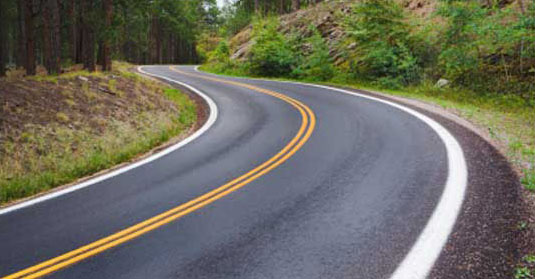
#> input picture samples/roads/road_1.jpg, 535 x 279 px
$ python color_selection.py
#> lines starting #> are read from the running program, lines starting #| are printed output that depends on the picture; after the words box and inside, x2 and y2 are one past the last pixel; in counts of white or black regions, pixels touching at a corner belong together
# Inspired by Self-Driving-Car Nano Degree from Udacity

import os
import matplotlib.pyplot as plt
import matplotlib.image as mpimg
import numpy as np

image_path = os.path.join(os.getcwd(), "../../samples/roads/road_1.jpg")

if not os.path.exists(image_path):
    print("Image does not exist!")
    exit()

image = mpimg.imread(image_path)
#> image is the input picture: shape (279, 535, 3); mean R, G, B 108.8, 107.9, 94.6

ysize = image.shape[0]
#> ysize = 279
xsize = image.shape[1]
#> xsize = 535

# Note: always make a copy rather than simply using "="
color_select = np.copy(image)

red_threshold = 200
green_threshold = 200
blue_threshold = 200
rgb_threshold = [red_threshold, green_threshold, blue_threshold]

thresholds = (image[:, :, 0] < rgb_threshold[0]) \
             | (image[:, :, 1] < rgb_threshold[1]) \
             | (image[:, :, 2] < rgb_threshold[2])
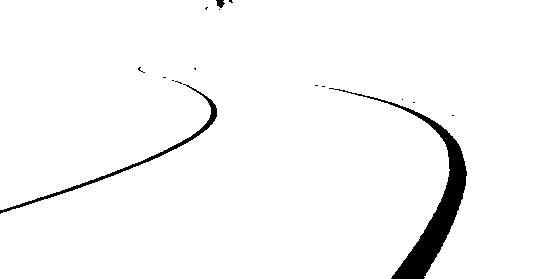
#> thresholds: shape (279, 535) bool; 96.9% white; 16 black regions (13 under 20 px), largest, box (x1, y1, x2, y2) and area: (329, 88, 467, 279) 3584, (0, 84, 217, 214) 959, (216, 0, 225, 8) 48

# color_select, pixels that were above the threshold have been retained,
# and pixels below the threshold have been blacked out.
color_select[thresholds] = [0, 0, 0]
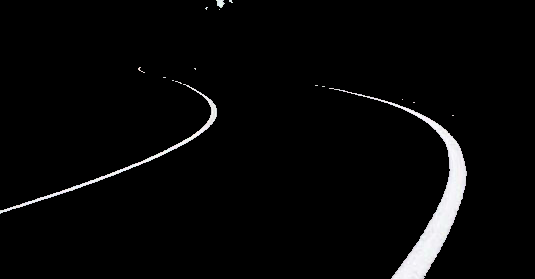
#> color_select: shape (279, 535, 3); mean R, G, B 7.3, 7.3, 7.4

plt.imshow(color_select)
plt.show()

$ run again, with samples/roads/road_2.jpg copied over samples/roads/road_1.jpg
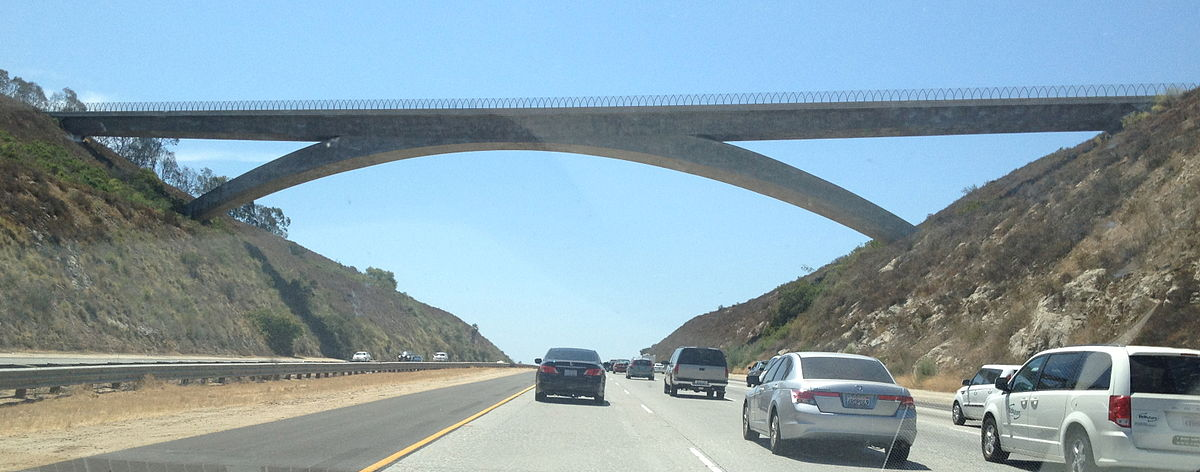
#> input picture samples/roads/road_2.jpg, 1200 x 472 px
#> image is the input picture: shape (472, 1200, 3); mean R, G, B 136.8, 158.5, 168.5
#> `thresholds = (image[:, :, 0] < rgb_threshold[0]) \ | (image[:, :, 1] <..`:
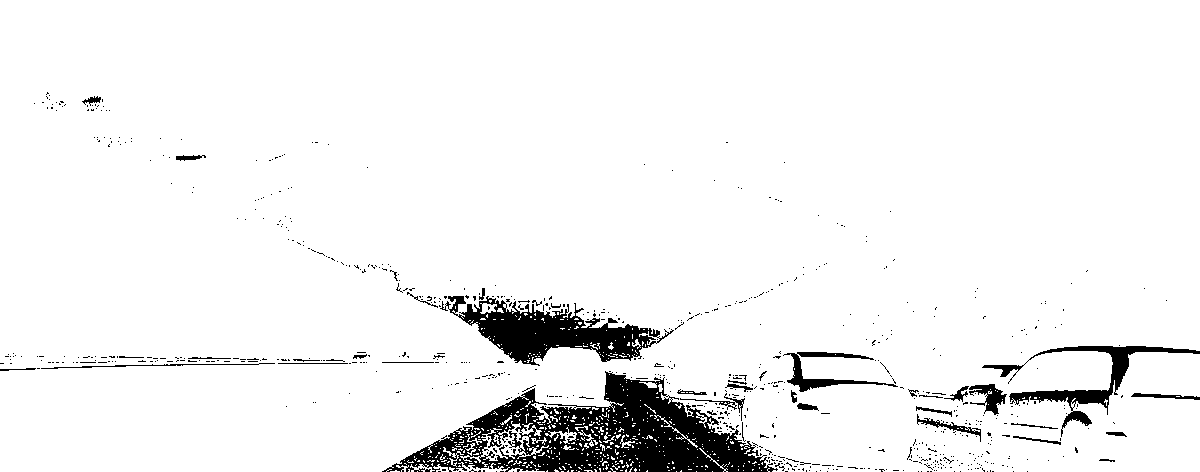
#> thresholds: shape (472, 1200) bool; 94.2% white; 747 black regions (706 under 20 px), largest, box (x1, y1, x2, y2) and area: (382, 371, 778, 472) 17039, (440, 296, 674, 366) 6464, (982, 346, 1200, 437) 2881
#> `color_select[thresholds] = [0, 0, 0]`:
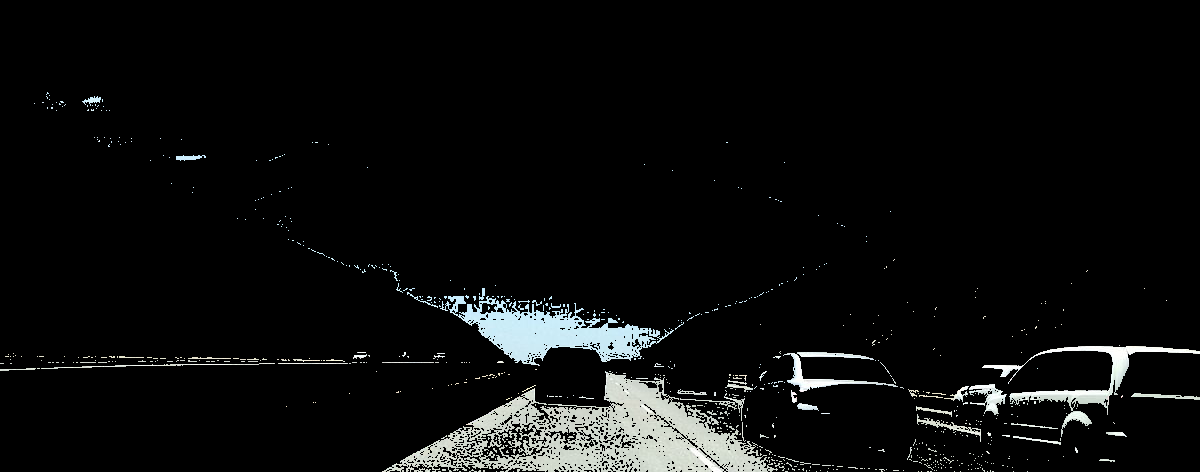
#> color_select: shape (472, 1200, 3); mean R, G, B 12.3, 13.1, 12.8

$ run again, with samples/roads/road_3.jpg copied over samples/roads/road_1.jpg
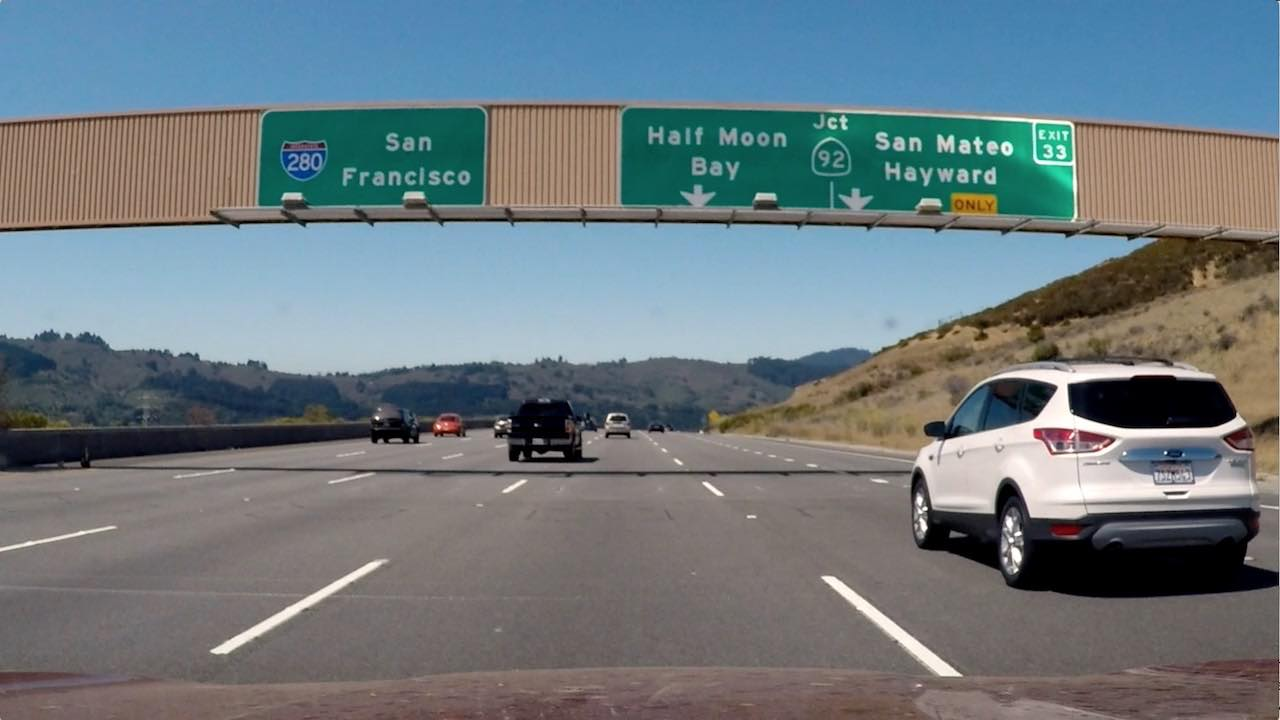
#> input picture samples/roads/road_3.jpg, 1280 x 720 px
#> image is the input picture: shape (720, 1280, 3); mean R, G, B 109.2, 121.6, 127.4
#> `thresholds = (image[:, :, 0] < rgb_threshold[0]) \ | (image[:, :, 1] <..`:
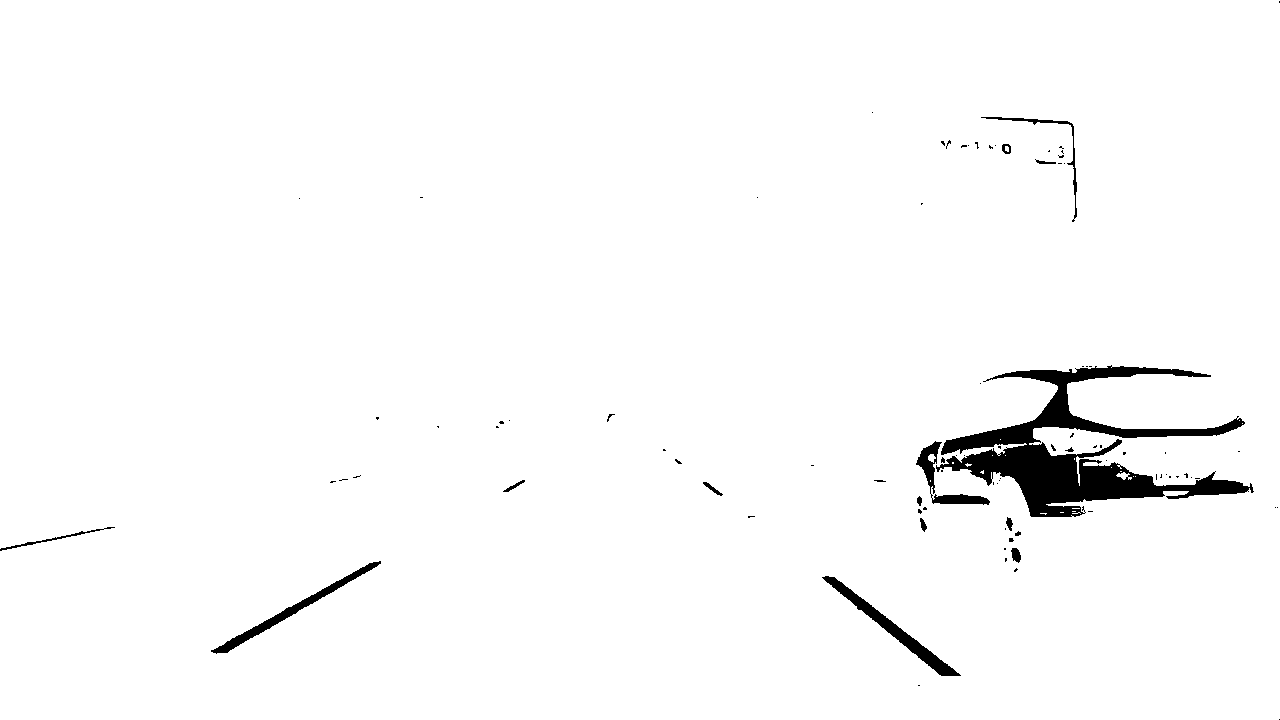
#> thresholds: shape (720, 1280) bool; 97.8% white; 90 black regions (73 under 20 px), largest, box (x1, y1, x2, y2) and area: (936, 365, 1254, 517) 14488, (822, 576, 961, 676) 1700, (211, 561, 381, 654) 1404
#> `color_select[thresholds] = [0, 0, 0]`:
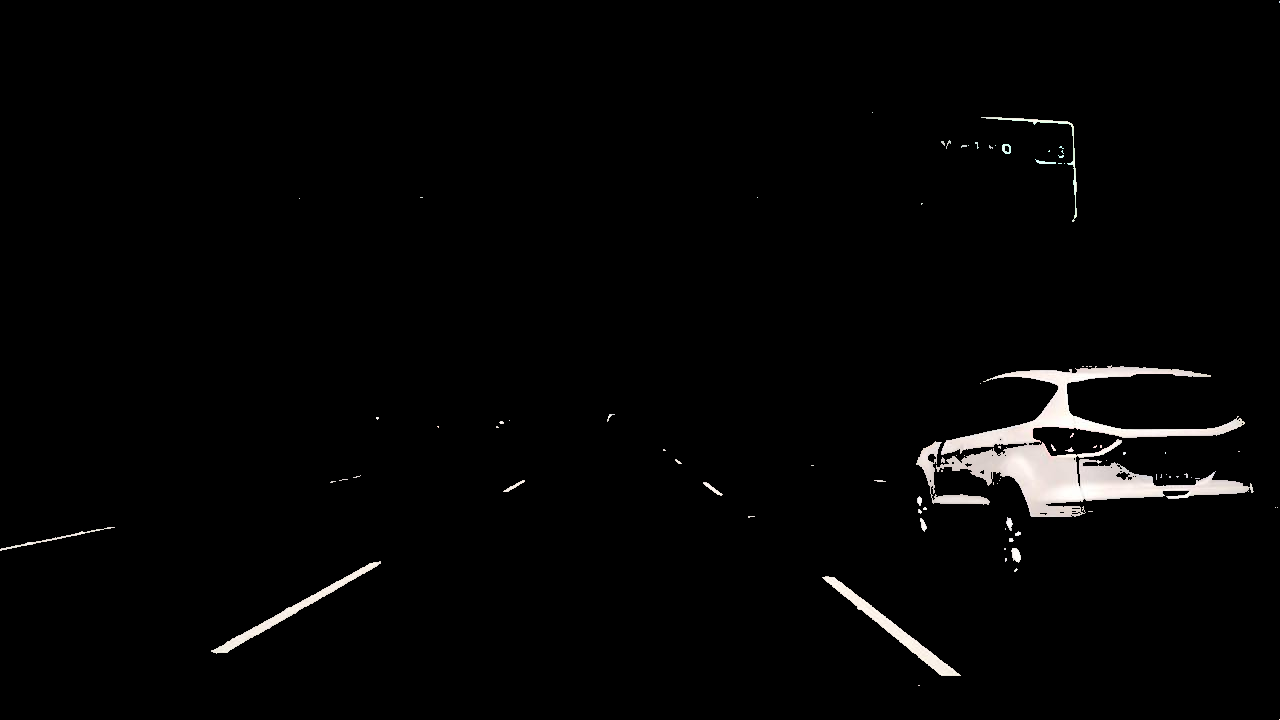
#> color_select: shape (720, 1280, 3); mean R, G, B 5.2, 5, 4.9
